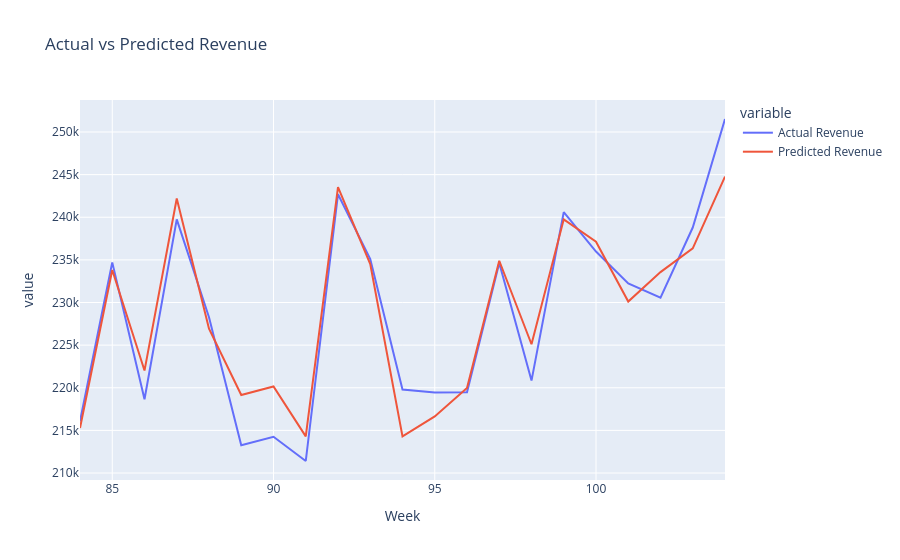

Write notebook code for a chart like this one.
### Code cell
# =============================================================================
# ACTUAL VS PREDICTED VISUALISATION
# =============================================================================

comparison_df = pd.DataFrame({
    "Week": df.iloc[split_index:]["Week"],
    "Actual Revenue":y_test,
    "Predicted Revenue": y_pred
})

fig=px.line(
    comparison_df,
    x= "Week",
    y= ["Actual Revenue", "Predicted Revenue"],
    title= "Actual vs Predicted Revenue"
)

fig.show()

### Figure 1 — Plotly figure (JSON) as saved in the notebook; plotly's stock layout.template omitted (floating-point values rounded to 4 significant figures)
{"data": [{"hovertemplate": "variable=Actual Revenue<br>Week=%{x}<br>value=%{y}<extra></extra>", "legendgroup": "Actual Revenue", "line": {"color": "#636efa", "dash": "solid"}, "marker": {"symbol": "circle"}, "mode": "lines", "name": "Actual Revenue", "orientation": "v", "showlegend": true, "type": "scatter", "x": [84, 85, 86, 87, 88, 89, 90, 91, 92, 93, 94, 95, 96, 97, 98, 99, 100, 101, 102, 103, 104], "xaxis": "x", "y": [216100.0, 234700.0, 218600.0, 239700.0, 228300.0, 213300.0, 214200.0, 211400.0, 242700.0, 235100.0, 219800.0, 219400.0, 219500.0, 234600.0, 220800.0, 240600.0, 236000.0, 232200.0, 230600.0, 238800.0, 251500.0], "yaxis": "y"}, {"hovertemplate": "variable=Predicted Revenue<br>Week=%{x}<br>value=%{y}<extra></extra>", "legendgroup": "Predicted Revenue", "line": {"color": "#EF553B", "dash": "solid"}, "marker": {"symbol": "circle"}, "mode": "lines", "name": "Predicted Revenue", "orientation": "v", "showlegend": true, "type": "scatter", "x": [84, 85, 86, 87, 88, 89, 90, 91, 92, 93, 94, 95, 96, 97, 98, 99, 100, 101, 102, 103, 104], "xaxis": "x", "y": [215300.0, 233800.0, 222000.0, 242200.0, 226900.0, 219100.0, 220200.0, 214300.0, 243500.0, 234500.0, 214300.0, 216600.0, 220000.0, 234900.0, 225100.0, 239800.0, 237100.0, 230100.0, 233600.0, 236400.0, 244800.0], "yaxis": "y"}], "layout": {"legend": {"title": {"text": "variable"}, "tracegroupgap": 0}, "title": {"text": "Actual vs Predicted Revenue"}, "xaxis": {"anchor": "y", "domain": [0, 1], "title": {"text": "Week"}}, "yaxis": {"anchor": "x", "domain": [0, 1], "title": {"text": "value"}}}}
